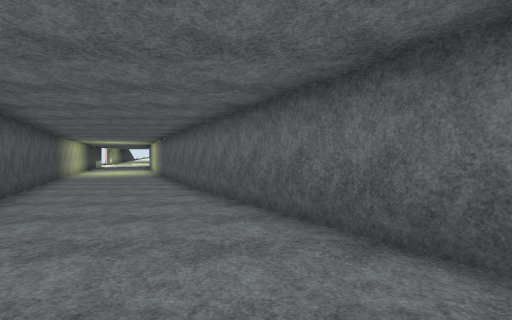
[1] (above)

12 first-person views from a walk through a Unity game level. The camera is 1.5 m above the floor, tilts 2° down and sees 85° across. The floor is counted in squares, 2 m on a side. Each view is taken from the middle of a square. On the plan, view 1 faces up. The plan holds only what a view shows up to about 10 squares ahead; the rest is blank. The place goes on beyond the plan. Some trees and plants on the terrain are drawn as simple stand-ins. The player character is not drawn. Some animated figures are not drawn. Surface patterns are stand-ins for the level's own textures.

[2]
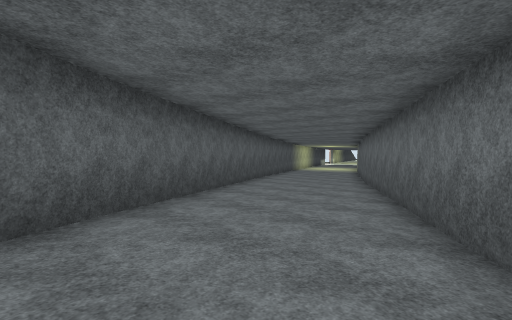

[3]
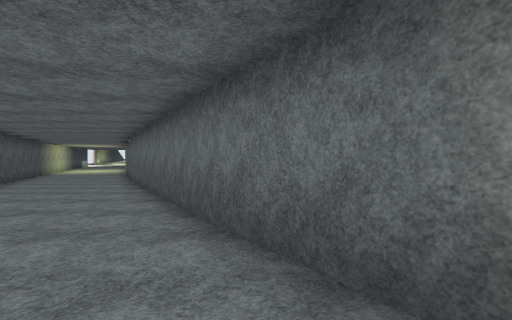

[4]
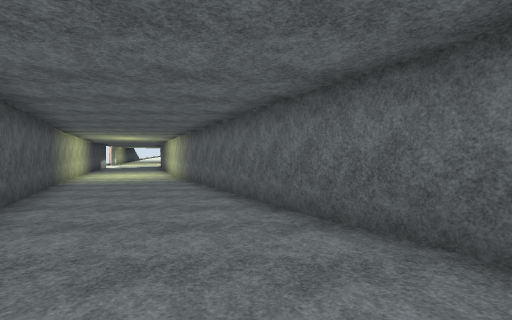

[5]
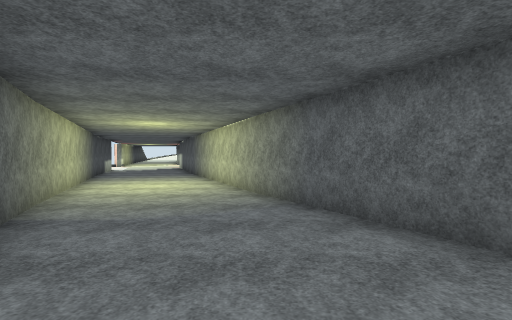

[6]
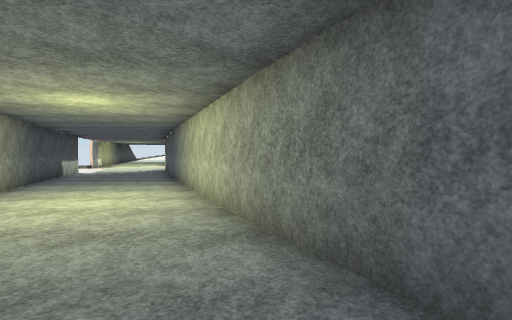

[7]
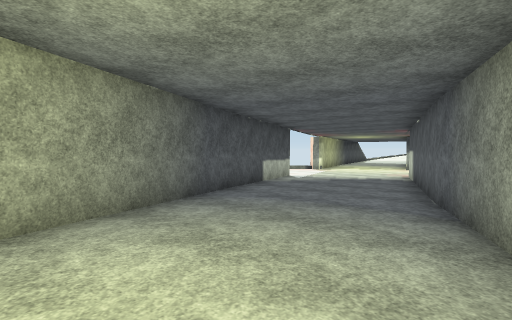

[8]
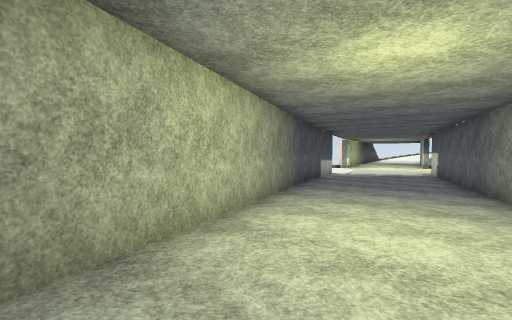

[9]
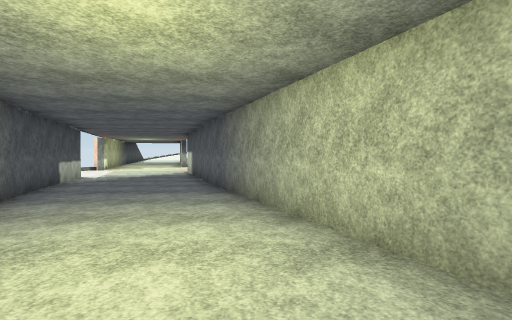

[10]
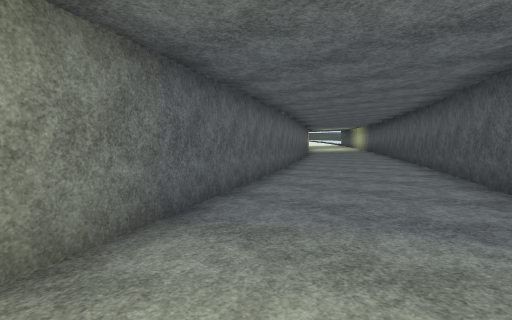

[11]
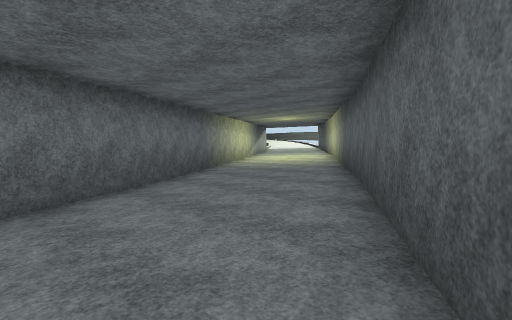

[12]
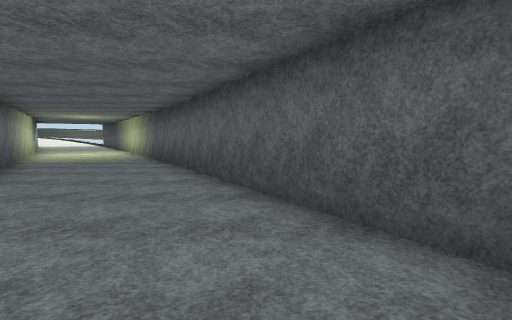

### Floor plan
Key: @ floor where view 1 was taken; # wall or solid block; x gap in a wall; . main floor; : floor 0.25 m higher than the main floor; - floor 0.25 m lower than the main floor; + floor 0.5 m higher than the main floor; * floor 0.75 m higher than the main floor; % floor 1 m higher than the main floor; & floor 1.25 m higher than the main floor; $ floor 1.5 m higher than the main floor.
Columns run from 13 left of view 1 to 5 right of it. Each row starts with its distance up from view 1.
 24 x---##
 23 #....#
 22 #....#
 21  #...##
 20  #....#
 19  #....##
 18   #....#
 17   #::::#
 16    #:::##
 15    #::::#
 14    #::::##
 13     #::::#
 12     #++++##
 11      #++++#
 10      #++++##
  9       #++++#
  8       #****##
  7        #****#
  6        #****##
  5         #****##
  4          #%%%%#
  3          #%%%%##
  2           #%%%%#
  1           #&&&&##
  0            #&@&&##
 -1            #&&&&&#
 -2             #$$$$##
 -3              #$$$$#

Where each view was taken, in squares from view 1:
view 1: 0 up, 0 right, facing up
view 2: 3 down, 3 right, facing up-left
view 3: 3 down, 3 right, facing up
view 4: 3 up, 2 left, facing up
view 5: 8 up, 5 left, facing up
view 6: 11 up, 5 left, facing up
view 7: 16 up, 7 left, facing up-left
view 8: 13 up, 7 left, facing up-left
view 9: 14 up, 7 left, facing up
view 10: 14 up, 7 left, facing down-right
view 11: 3 up, 3 left, facing down-right
view 12: 6 up, 3 left, facing down
